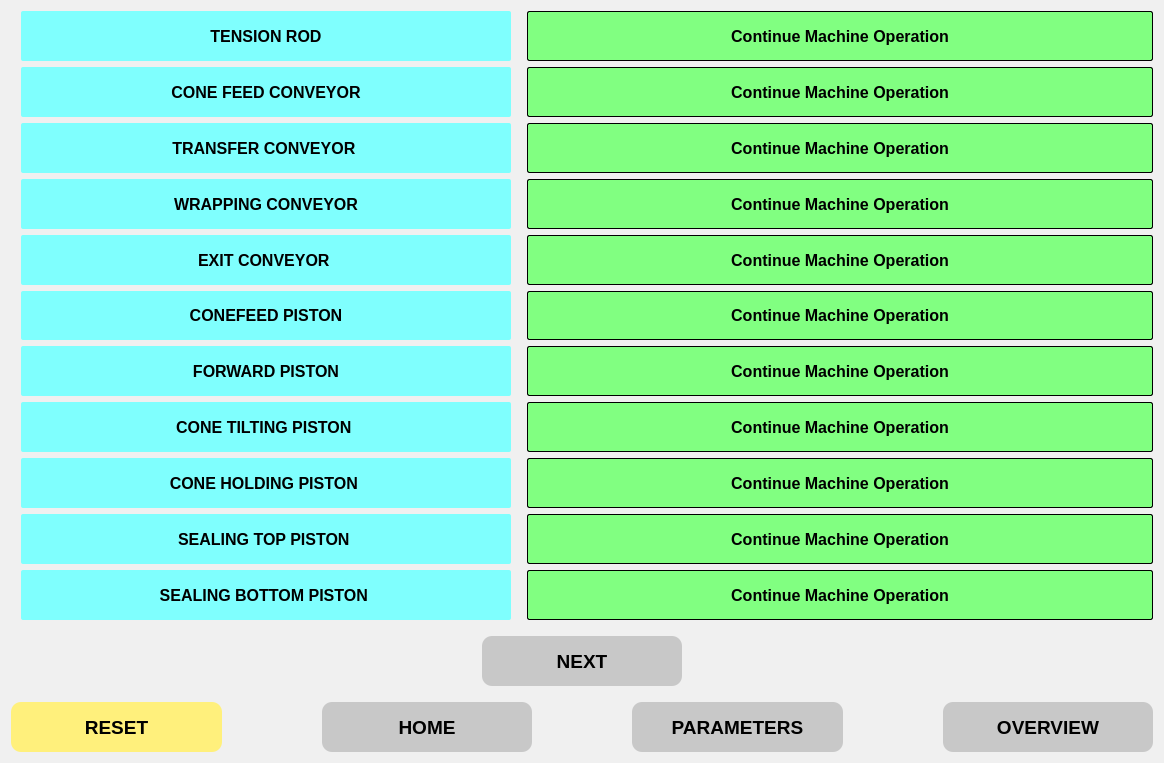
<?xml version="1.0" encoding="UTF-8"?>
<ui version="4.0">
 <class>ALARM1</class>
 <widget class="QDialog" name="ALARM1">
  <property name="enabled">
   <bool>true</bool>
  </property>
  <property name="geometry">
   <rect>
    <x>0</x>
    <y>0</y>
    <width>1164</width>
    <height>763</height>
   </rect>
  </property>
  <property name="windowTitle">
   <string>Dialog</string>
  </property>
  <property name="styleSheet">
   <string notr="true">background-color: #F0F0F0;</string>
  </property>
  <layout class="QGridLayout" name="gridLayout_2">
   <item row="0" column="0">
    <layout class="QGridLayout" name="gridLayout">
     <item row="0" column="0">
      <widget class="QLabel" name="label_4">
       <property name="sizePolicy">
        <sizepolicy hsizetype="Preferred" vsizetype="Preferred">
         <horstretch>250</horstretch>
         <verstretch>30</verstretch>
        </sizepolicy>
       </property>
       <property name="minimumSize">
        <size>
         <width>200</width>
         <height>30</height>
        </size>
       </property>
       <property name="maximumSize">
        <size>
         <width>500</width>
         <height>60</height>
        </size>
       </property>
       <property name="font">
        <font>
         <pointsize>12</pointsize>
         <weight>75</weight>
         <bold>true</bold>
        </font>
       </property>
       <property name="styleSheet">
        <string notr="true">margin-left: 10px; border-radius: 2px; background: #7FFFFE; </string>
       </property>
       <property name="text">
        <string>TENSION ROD</string>
       </property>
       <property name="alignment">
        <set>Qt::AlignCenter</set>
       </property>
      </widget>
     </item>
     <item row="0" column="1">
      <widget class="QLabel" name="bW_Hmi_TensionRodJam">
       <property name="sizePolicy">
        <sizepolicy hsizetype="Preferred" vsizetype="Preferred">
         <horstretch>250</horstretch>
         <verstretch>30</verstretch>
        </sizepolicy>
       </property>
       <property name="minimumSize">
        <size>
         <width>400</width>
         <height>30</height>
        </size>
       </property>
       <property name="maximumSize">
        <size>
         <width>1000</width>
         <height>60</height>
        </size>
       </property>
       <property name="font">
        <font>
         <pointsize>12</pointsize>
         <weight>75</weight>
         <bold>true</bold>
        </font>
       </property>
       <property name="acceptDrops">
        <bool>false</bool>
       </property>
       <property name="autoFillBackground">
        <bool>false</bool>
       </property>
       <property name="styleSheet">
        <string notr="true">margin-left: 10px; border: 1px solid black; border-radius: 2px; background:#81FF81; </string>
       </property>
       <property name="text">
        <string>Continue Machine Operation</string>
       </property>
       <property name="alignment">
        <set>Qt::AlignCenter</set>
       </property>
      </widget>
     </item>
     <item row="1" column="0">
      <widget class="QLabel" name="label_2">
       <property name="sizePolicy">
        <sizepolicy hsizetype="Preferred" vsizetype="Preferred">
         <horstretch>250</horstretch>
         <verstretch>30</verstretch>
        </sizepolicy>
       </property>
       <property name="minimumSize">
        <size>
         <width>200</width>
         <height>30</height>
        </size>
       </property>
       <property name="maximumSize">
        <size>
         <width>500</width>
         <height>60</height>
        </size>
       </property>
       <property name="font">
        <font>
         <pointsize>12</pointsize>
         <weight>75</weight>
         <bold>true</bold>
        </font>
       </property>
       <property name="styleSheet">
        <string notr="true">margin-left: 10px; border-radius: 2px; background: #7FFFFE; </string>
       </property>
       <property name="text">
        <string>CONE FEED CONVEYOR</string>
       </property>
       <property name="alignment">
        <set>Qt::AlignCenter</set>
       </property>
      </widget>
     </item>
     <item row="1" column="1">
      <widget class="QLabel" name="bW_Hmi_ConeFeedConveyor">
       <property name="sizePolicy">
        <sizepolicy hsizetype="Preferred" vsizetype="Preferred">
         <horstretch>250</horstretch>
         <verstretch>30</verstretch>
        </sizepolicy>
       </property>
       <property name="minimumSize">
        <size>
         <width>400</width>
         <height>30</height>
        </size>
       </property>
       <property name="maximumSize">
        <size>
         <width>1000</width>
         <height>60</height>
        </size>
       </property>
       <property name="font">
        <font>
         <pointsize>12</pointsize>
         <weight>75</weight>
         <bold>true</bold>
        </font>
       </property>
       <property name="acceptDrops">
        <bool>false</bool>
       </property>
       <property name="autoFillBackground">
        <bool>false</bool>
       </property>
       <property name="styleSheet">
        <string notr="true">margin-left: 10px; border: 1px solid black; border-radius: 2px; background:#81FF81; </string>
       </property>
       <property name="text">
        <string>Continue Machine Operation</string>
       </property>
       <property name="alignment">
        <set>Qt::AlignCenter</set>
       </property>
      </widget>
     </item>
     <item row="2" column="0">
      <widget class="QLabel" name="label_7">
       <property name="sizePolicy">
        <sizepolicy hsizetype="Preferred" vsizetype="Preferred">
         <horstretch>250</horstretch>
         <verstretch>30</verstretch>
        </sizepolicy>
       </property>
       <property name="minimumSize">
        <size>
         <width>200</width>
         <height>30</height>
        </size>
       </property>
       <property name="maximumSize">
        <size>
         <width>500</width>
         <height>60</height>
        </size>
       </property>
       <property name="font">
        <font>
         <pointsize>12</pointsize>
         <weight>75</weight>
         <bold>true</bold>
        </font>
       </property>
       <property name="styleSheet">
        <string notr="true">margin-left: 10px; border-radius: 2px; background: #7FFFFE; </string>
       </property>
       <property name="text">
        <string>TRANSFER CONVEYOR </string>
       </property>
       <property name="alignment">
        <set>Qt::AlignCenter</set>
       </property>
      </widget>
     </item>
     <item row="2" column="1">
      <widget class="QLabel" name="bW_Hmi_TransferConveyor">
       <property name="sizePolicy">
        <sizepolicy hsizetype="Preferred" vsizetype="Preferred">
         <horstretch>250</horstretch>
         <verstretch>30</verstretch>
        </sizepolicy>
       </property>
       <property name="minimumSize">
        <size>
         <width>400</width>
         <height>30</height>
        </size>
       </property>
       <property name="maximumSize">
        <size>
         <width>1000</width>
         <height>60</height>
        </size>
       </property>
       <property name="font">
        <font>
         <pointsize>12</pointsize>
         <weight>75</weight>
         <bold>true</bold>
        </font>
       </property>
       <property name="acceptDrops">
        <bool>false</bool>
       </property>
       <property name="autoFillBackground">
        <bool>false</bool>
       </property>
       <property name="styleSheet">
        <string notr="true">margin-left: 10px; border: 1px solid black; border-radius: 2px; background:#81FF81; </string>
       </property>
       <property name="text">
        <string>Continue Machine Operation</string>
       </property>
       <property name="alignment">
        <set>Qt::AlignCenter</set>
       </property>
      </widget>
     </item>
     <item row="3" column="0">
      <widget class="QLabel" name="label_5">
       <property name="sizePolicy">
        <sizepolicy hsizetype="Preferred" vsizetype="Preferred">
         <horstretch>250</horstretch>
         <verstretch>30</verstretch>
        </sizepolicy>
       </property>
       <property name="minimumSize">
        <size>
         <width>200</width>
         <height>30</height>
        </size>
       </property>
       <property name="maximumSize">
        <size>
         <width>500</width>
         <height>60</height>
        </size>
       </property>
       <property name="font">
        <font>
         <pointsize>12</pointsize>
         <weight>75</weight>
         <bold>true</bold>
        </font>
       </property>
       <property name="styleSheet">
        <string notr="true">margin-left: 10px; border-radius: 2px; background: #7FFFFE; </string>
       </property>
       <property name="text">
        <string>WRAPPING CONVEYOR</string>
       </property>
       <property name="alignment">
        <set>Qt::AlignCenter</set>
       </property>
      </widget>
     </item>
     <item row="3" column="1">
      <widget class="QLabel" name="bW_Hmi_WrappingConveyor">
       <property name="sizePolicy">
        <sizepolicy hsizetype="Preferred" vsizetype="Preferred">
         <horstretch>250</horstretch>
         <verstretch>30</verstretch>
        </sizepolicy>
       </property>
       <property name="minimumSize">
        <size>
         <width>400</width>
         <height>30</height>
        </size>
       </property>
       <property name="maximumSize">
        <size>
         <width>1000</width>
         <height>60</height>
        </size>
       </property>
       <property name="font">
        <font>
         <pointsize>12</pointsize>
         <weight>75</weight>
         <bold>true</bold>
        </font>
       </property>
       <property name="acceptDrops">
        <bool>false</bool>
       </property>
       <property name="autoFillBackground">
        <bool>false</bool>
       </property>
       <property name="styleSheet">
        <string notr="true">margin-left: 10px; border: 1px solid black; border-radius: 2px; background:#81FF81; </string>
       </property>
       <property name="text">
        <string>Continue Machine Operation</string>
       </property>
       <property name="alignment">
        <set>Qt::AlignCenter</set>
       </property>
      </widget>
     </item>
     <item row="4" column="0">
      <widget class="QLabel" name="label_8">
       <property name="sizePolicy">
        <sizepolicy hsizetype="Preferred" vsizetype="Preferred">
         <horstretch>250</horstretch>
         <verstretch>30</verstretch>
        </sizepolicy>
       </property>
       <property name="minimumSize">
        <size>
         <width>200</width>
         <height>30</height>
        </size>
       </property>
       <property name="maximumSize">
        <size>
         <width>500</width>
         <height>60</height>
        </size>
       </property>
       <property name="font">
        <font>
         <pointsize>12</pointsize>
         <weight>75</weight>
         <bold>true</bold>
        </font>
       </property>
       <property name="styleSheet">
        <string notr="true">margin-left: 10px; border-radius: 2px; background: #7FFFFE; </string>
       </property>
       <property name="text">
        <string>EXIT CONVEYOR </string>
       </property>
       <property name="alignment">
        <set>Qt::AlignCenter</set>
       </property>
      </widget>
     </item>
     <item row="4" column="1">
      <widget class="QLabel" name="bW_Hmi_ExitConveyor">
       <property name="sizePolicy">
        <sizepolicy hsizetype="Preferred" vsizetype="Preferred">
         <horstretch>250</horstretch>
         <verstretch>30</verstretch>
        </sizepolicy>
       </property>
       <property name="minimumSize">
        <size>
         <width>400</width>
         <height>30</height>
        </size>
       </property>
       <property name="maximumSize">
        <size>
         <width>1000</width>
         <height>60</height>
        </size>
       </property>
       <property name="font">
        <font>
         <pointsize>12</pointsize>
         <weight>75</weight>
         <bold>true</bold>
        </font>
       </property>
       <property name="acceptDrops">
        <bool>false</bool>
       </property>
       <property name="autoFillBackground">
        <bool>false</bool>
       </property>
       <property name="styleSheet">
        <string notr="true">margin-left: 10px; border: 1px solid black; border-radius: 2px; background:#81FF81; </string>
       </property>
       <property name="text">
        <string>Continue Machine Operation</string>
       </property>
       <property name="alignment">
        <set>Qt::AlignCenter</set>
       </property>
      </widget>
     </item>
     <item row="5" column="0">
      <widget class="QLabel" name="label_3">
       <property name="sizePolicy">
        <sizepolicy hsizetype="Preferred" vsizetype="Preferred">
         <horstretch>250</horstretch>
         <verstretch>30</verstretch>
        </sizepolicy>
       </property>
       <property name="minimumSize">
        <size>
         <width>200</width>
         <height>30</height>
        </size>
       </property>
       <property name="maximumSize">
        <size>
         <width>500</width>
         <height>60</height>
        </size>
       </property>
       <property name="font">
        <font>
         <pointsize>12</pointsize>
         <weight>75</weight>
         <bold>true</bold>
        </font>
       </property>
       <property name="styleSheet">
        <string notr="true">margin-left: 10px; border-radius: 2px; background: #7FFFFE; </string>
       </property>
       <property name="text">
        <string>CONEFEED PISTON</string>
       </property>
       <property name="alignment">
        <set>Qt::AlignCenter</set>
       </property>
      </widget>
     </item>
     <item row="5" column="1">
      <widget class="QLabel" name="bW_Hmi_CF_Piston">
       <property name="sizePolicy">
        <sizepolicy hsizetype="Preferred" vsizetype="Preferred">
         <horstretch>250</horstretch>
         <verstretch>30</verstretch>
        </sizepolicy>
       </property>
       <property name="minimumSize">
        <size>
         <width>400</width>
         <height>30</height>
        </size>
       </property>
       <property name="maximumSize">
        <size>
         <width>1000</width>
         <height>60</height>
        </size>
       </property>
       <property name="font">
        <font>
         <pointsize>12</pointsize>
         <weight>75</weight>
         <bold>true</bold>
        </font>
       </property>
       <property name="acceptDrops">
        <bool>false</bool>
       </property>
       <property name="autoFillBackground">
        <bool>false</bool>
       </property>
       <property name="styleSheet">
        <string notr="true">margin-left: 10px; border: 1px solid black; border-radius: 2px; background:#81FF81; </string>
       </property>
       <property name="text">
        <string>Continue Machine Operation</string>
       </property>
       <property name="alignment">
        <set>Qt::AlignCenter</set>
       </property>
      </widget>
     </item>
     <item row="6" column="0">
      <widget class="QLabel" name="label_6">
       <property name="sizePolicy">
        <sizepolicy hsizetype="Preferred" vsizetype="Preferred">
         <horstretch>250</horstretch>
         <verstretch>30</verstretch>
        </sizepolicy>
       </property>
       <property name="minimumSize">
        <size>
         <width>200</width>
         <height>30</height>
        </size>
       </property>
       <property name="maximumSize">
        <size>
         <width>500</width>
         <height>60</height>
        </size>
       </property>
       <property name="font">
        <font>
         <pointsize>12</pointsize>
         <weight>75</weight>
         <bold>true</bold>
        </font>
       </property>
       <property name="styleSheet">
        <string notr="true">margin-left: 10px; border-radius: 2px; background: #7FFFFE; </string>
       </property>
       <property name="text">
        <string>FORWARD PISTON</string>
       </property>
       <property name="alignment">
        <set>Qt::AlignCenter</set>
       </property>
      </widget>
     </item>
     <item row="6" column="1">
      <widget class="QLabel" name="bW_Hmi_FWD_Piston">
       <property name="sizePolicy">
        <sizepolicy hsizetype="Preferred" vsizetype="Preferred">
         <horstretch>250</horstretch>
         <verstretch>30</verstretch>
        </sizepolicy>
       </property>
       <property name="minimumSize">
        <size>
         <width>400</width>
         <height>30</height>
        </size>
       </property>
       <property name="maximumSize">
        <size>
         <width>1000</width>
         <height>60</height>
        </size>
       </property>
       <property name="font">
        <font>
         <pointsize>12</pointsize>
         <weight>75</weight>
         <bold>true</bold>
        </font>
       </property>
       <property name="acceptDrops">
        <bool>false</bool>
       </property>
       <property name="autoFillBackground">
        <bool>false</bool>
       </property>
       <property name="styleSheet">
        <string notr="true">margin-left: 10px; border: 1px solid black; border-radius: 2px; background:#81FF81; </string>
       </property>
       <property name="text">
        <string>Continue Machine Operation</string>
       </property>
       <property name="alignment">
        <set>Qt::AlignCenter</set>
       </property>
      </widget>
     </item>
     <item row="7" column="0">
      <widget class="QLabel" name="label_9">
       <property name="sizePolicy">
        <sizepolicy hsizetype="Preferred" vsizetype="Preferred">
         <horstretch>250</horstretch>
         <verstretch>30</verstretch>
        </sizepolicy>
       </property>
       <property name="minimumSize">
        <size>
         <width>200</width>
         <height>30</height>
        </size>
       </property>
       <property name="maximumSize">
        <size>
         <width>500</width>
         <height>60</height>
        </size>
       </property>
       <property name="font">
        <font>
         <pointsize>12</pointsize>
         <weight>75</weight>
         <bold>true</bold>
        </font>
       </property>
       <property name="styleSheet">
        <string notr="true">margin-left: 10px; border-radius: 2px; background: #7FFFFE; </string>
       </property>
       <property name="text">
        <string>CONE TILTING PISTON </string>
       </property>
       <property name="alignment">
        <set>Qt::AlignCenter</set>
       </property>
      </widget>
     </item>
     <item row="7" column="1">
      <widget class="QLabel" name="bW_Hmi_CTP_Piston">
       <property name="sizePolicy">
        <sizepolicy hsizetype="Preferred" vsizetype="Preferred">
         <horstretch>250</horstretch>
         <verstretch>30</verstretch>
        </sizepolicy>
       </property>
       <property name="minimumSize">
        <size>
         <width>400</width>
         <height>30</height>
        </size>
       </property>
       <property name="maximumSize">
        <size>
         <width>1000</width>
         <height>60</height>
        </size>
       </property>
       <property name="font">
        <font>
         <pointsize>12</pointsize>
         <weight>75</weight>
         <bold>true</bold>
        </font>
       </property>
       <property name="acceptDrops">
        <bool>false</bool>
       </property>
       <property name="autoFillBackground">
        <bool>false</bool>
       </property>
       <property name="styleSheet">
        <string notr="true">margin-left: 10px; border: 1px solid black; border-radius: 2px; background:#81FF81; </string>
       </property>
       <property name="text">
        <string>Continue Machine Operation</string>
       </property>
       <property name="alignment">
        <set>Qt::AlignCenter</set>
       </property>
      </widget>
     </item>
     <item row="8" column="0">
      <widget class="QLabel" name="label_12">
       <property name="sizePolicy">
        <sizepolicy hsizetype="Preferred" vsizetype="Preferred">
         <horstretch>250</horstretch>
         <verstretch>30</verstretch>
        </sizepolicy>
       </property>
       <property name="minimumSize">
        <size>
         <width>200</width>
         <height>30</height>
        </size>
       </property>
       <property name="maximumSize">
        <size>
         <width>500</width>
         <height>60</height>
        </size>
       </property>
       <property name="font">
        <font>
         <pointsize>12</pointsize>
         <weight>75</weight>
         <bold>true</bold>
        </font>
       </property>
       <property name="styleSheet">
        <string notr="true">margin-left: 10px; border-radius: 2px; background: #7FFFFE; </string>
       </property>
       <property name="text">
        <string>CONE HOLDING PISTON </string>
       </property>
       <property name="alignment">
        <set>Qt::AlignCenter</set>
       </property>
      </widget>
     </item>
     <item row="8" column="1">
      <widget class="QLabel" name="bW_Hmi_CHP_Piston">
       <property name="sizePolicy">
        <sizepolicy hsizetype="Preferred" vsizetype="Preferred">
         <horstretch>250</horstretch>
         <verstretch>30</verstretch>
        </sizepolicy>
       </property>
       <property name="minimumSize">
        <size>
         <width>400</width>
         <height>30</height>
        </size>
       </property>
       <property name="maximumSize">
        <size>
         <width>1000</width>
         <height>60</height>
        </size>
       </property>
       <property name="font">
        <font>
         <pointsize>12</pointsize>
         <weight>75</weight>
         <bold>true</bold>
        </font>
       </property>
       <property name="acceptDrops">
        <bool>false</bool>
       </property>
       <property name="autoFillBackground">
        <bool>false</bool>
       </property>
       <property name="styleSheet">
        <string notr="true">margin-left: 10px; border: 1px solid black; border-radius: 2px; background:#81FF81; </string>
       </property>
       <property name="text">
        <string>Continue Machine Operation</string>
       </property>
       <property name="alignment">
        <set>Qt::AlignCenter</set>
       </property>
      </widget>
     </item>
     <item row="9" column="0">
      <widget class="QLabel" name="label_14">
       <property name="sizePolicy">
        <sizepolicy hsizetype="Preferred" vsizetype="Preferred">
         <horstretch>250</horstretch>
         <verstretch>30</verstretch>
        </sizepolicy>
       </property>
       <property name="minimumSize">
        <size>
         <width>200</width>
         <height>30</height>
        </size>
       </property>
       <property name="maximumSize">
        <size>
         <width>500</width>
         <height>60</height>
        </size>
       </property>
       <property name="font">
        <font>
         <pointsize>12</pointsize>
         <weight>75</weight>
         <bold>true</bold>
        </font>
       </property>
       <property name="styleSheet">
        <string notr="true">margin-left: 10px; border-radius: 2px; background: #7FFFFE; </string>
       </property>
       <property name="text">
        <string>SEALING TOP PISTON </string>
       </property>
       <property name="alignment">
        <set>Qt::AlignCenter</set>
       </property>
      </widget>
     </item>
     <item row="9" column="1">
      <widget class="QLabel" name="bW_Hmi_S_Top_Piston">
       <property name="sizePolicy">
        <sizepolicy hsizetype="Preferred" vsizetype="Preferred">
         <horstretch>250</horstretch>
         <verstretch>30</verstretch>
        </sizepolicy>
       </property>
       <property name="minimumSize">
        <size>
         <width>400</width>
         <height>30</height>
        </size>
       </property>
       <property name="maximumSize">
        <size>
         <width>1000</width>
         <height>60</height>
        </size>
       </property>
       <property name="font">
        <font>
         <pointsize>12</pointsize>
         <weight>75</weight>
         <bold>true</bold>
        </font>
       </property>
       <property name="acceptDrops">
        <bool>false</bool>
       </property>
       <property name="autoFillBackground">
        <bool>false</bool>
       </property>
       <property name="styleSheet">
        <string notr="true">margin-left: 10px; border: 1px solid black; border-radius: 2px; background:#81FF81; </string>
       </property>
       <property name="text">
        <string>Continue Machine Operation</string>
       </property>
       <property name="alignment">
        <set>Qt::AlignCenter</set>
       </property>
      </widget>
     </item>
     <item row="10" column="0">
      <widget class="QLabel" name="label_15">
       <property name="sizePolicy">
        <sizepolicy hsizetype="Preferred" vsizetype="Preferred">
         <horstretch>250</horstretch>
         <verstretch>30</verstretch>
        </sizepolicy>
       </property>
       <property name="minimumSize">
        <size>
         <width>200</width>
         <height>30</height>
        </size>
       </property>
       <property name="maximumSize">
        <size>
         <width>500</width>
         <height>60</height>
        </size>
       </property>
       <property name="font">
        <font>
         <pointsize>12</pointsize>
         <weight>75</weight>
         <bold>true</bold>
        </font>
       </property>
       <property name="styleSheet">
        <string notr="true">margin-left: 10px; border-radius: 2px; background: #7FFFFE; </string>
       </property>
       <property name="text">
        <string>SEALING BOTTOM PISTON </string>
       </property>
       <property name="alignment">
        <set>Qt::AlignCenter</set>
       </property>
      </widget>
     </item>
     <item row="10" column="1">
      <widget class="QLabel" name="bW_Hmi_S_Btm_Piston">
       <property name="sizePolicy">
        <sizepolicy hsizetype="Preferred" vsizetype="Preferred">
         <horstretch>250</horstretch>
         <verstretch>30</verstretch>
        </sizepolicy>
       </property>
       <property name="minimumSize">
        <size>
         <width>400</width>
         <height>30</height>
        </size>
       </property>
       <property name="maximumSize">
        <size>
         <width>1000</width>
         <height>60</height>
        </size>
       </property>
       <property name="font">
        <font>
         <pointsize>12</pointsize>
         <weight>75</weight>
         <bold>true</bold>
        </font>
       </property>
       <property name="acceptDrops">
        <bool>false</bool>
       </property>
       <property name="autoFillBackground">
        <bool>false</bool>
       </property>
       <property name="styleSheet">
        <string notr="true">margin-left: 10px; border: 1px solid black; border-radius: 2px; background:#81FF81; </string>
       </property>
       <property name="text">
        <string>Continue Machine Operation</string>
       </property>
       <property name="alignment">
        <set>Qt::AlignCenter</set>
       </property>
      </widget>
     </item>
    </layout>
   </item>
   <item row="1" column="0">
    <layout class="QHBoxLayout" name="horizontalLayout_2">
     <property name="topMargin">
      <number>10</number>
     </property>
     <property name="bottomMargin">
      <number>10</number>
     </property>
     <item>
      <spacer name="horizontalSpacer">
       <property name="orientation">
        <enum>Qt::Horizontal</enum>
       </property>
       <property name="sizeHint" stdset="0">
        <size>
         <width>40</width>
         <height>20</height>
        </size>
       </property>
      </spacer>
     </item>
     <item>
      <widget class="QPushButton" name="bHmiNextPB">
       <property name="minimumSize">
        <size>
         <width>200</width>
         <height>50</height>
        </size>
       </property>
       <property name="maximumSize">
        <size>
         <width>250</width>
         <height>80</height>
        </size>
       </property>
       <property name="font">
        <font>
         <pointsize>14</pointsize>
         <weight>75</weight>
         <bold>true</bold>
        </font>
       </property>
       <property name="layoutDirection">
        <enum>Qt::RightToLeft</enum>
       </property>
       <property name="autoFillBackground">
        <bool>false</bool>
       </property>
       <property name="styleSheet">
        <string notr="true">QPushButton{background-color: rgb(200, 200, 200);border-radius: 10px;}QPushButton:pressed{background-color: rgb(120, 120, 120);}</string>
       </property>
       <property name="text">
        <string>NEXT</string>
       </property>
       <property name="icon">
        <iconset resource="icon.qrc">
         <normaloff>:/nextbutton/Images/right-arrow.png</normaloff>:/nextbutton/Images/right-arrow.png</iconset>
       </property>
       <property name="checkable">
        <bool>false</bool>
       </property>
       <property name="autoRepeat">
        <bool>false</bool>
       </property>
       <property name="autoExclusive">
        <bool>false</bool>
       </property>
       <property name="flat">
        <bool>false</bool>
       </property>
      </widget>
     </item>
     <item>
      <spacer name="horizontalSpacer_2">
       <property name="orientation">
        <enum>Qt::Horizontal</enum>
       </property>
       <property name="sizeType">
        <enum>QSizePolicy::Expanding</enum>
       </property>
       <property name="sizeHint" stdset="0">
        <size>
         <width>120</width>
         <height>20</height>
        </size>
       </property>
      </spacer>
     </item>
    </layout>
   </item>
   <item row="2" column="0">
    <layout class="QHBoxLayout" name="horizontalLayout">
     <property name="spacing">
      <number>100</number>
     </property>
     <item>
      <widget class="QPushButton" name="bHmiResetPB">
       <property name="minimumSize">
        <size>
         <width>200</width>
         <height>50</height>
        </size>
       </property>
       <property name="maximumSize">
        <size>
         <width>250</width>
         <height>80</height>
        </size>
       </property>
       <property name="font">
        <font>
         <pointsize>14</pointsize>
         <weight>75</weight>
         <bold>true</bold>
        </font>
       </property>
       <property name="autoFillBackground">
        <bool>false</bool>
       </property>
       <property name="styleSheet">
        <string notr="true">
QPushButton{background-color: #FFF07C;border-radius: 10px;}QPushButton:pressed{background-color: rgb(120, 120, 120);}</string>
       </property>
       <property name="text">
        <string>RESET</string>
       </property>
      </widget>
     </item>
     <item>
      <widget class="QPushButton" name="bHmiHome">
       <property name="minimumSize">
        <size>
         <width>200</width>
         <height>50</height>
        </size>
       </property>
       <property name="maximumSize">
        <size>
         <width>250</width>
         <height>80</height>
        </size>
       </property>
       <property name="font">
        <font>
         <pointsize>14</pointsize>
         <weight>75</weight>
         <bold>true</bold>
        </font>
       </property>
       <property name="autoFillBackground">
        <bool>false</bool>
       </property>
       <property name="styleSheet">
        <string notr="true">QPushButton{background-color: rgb(200, 200, 200);border-radius: 10px;}QPushButton:pressed{background-color: rgb(120, 120, 120);}</string>
       </property>
       <property name="text">
        <string>HOME</string>
       </property>
      </widget>
     </item>
     <item>
      <widget class="QPushButton" name="bHmiParamter">
       <property name="minimumSize">
        <size>
         <width>200</width>
         <height>50</height>
        </size>
       </property>
       <property name="maximumSize">
        <size>
         <width>250</width>
         <height>80</height>
        </size>
       </property>
       <property name="font">
        <font>
         <pointsize>14</pointsize>
         <weight>75</weight>
         <bold>true</bold>
        </font>
       </property>
       <property name="autoFillBackground">
        <bool>false</bool>
       </property>
       <property name="styleSheet">
        <string notr="true">QPushButton{background-color: rgb(200, 200, 200);border-radius: 10px;}QPushButton:pressed{background-color: rgb(120, 120, 120);}</string>
       </property>
       <property name="text">
        <string>PARAMETERS</string>
       </property>
      </widget>
     </item>
     <item>
      <widget class="QPushButton" name="bHmiOverview">
       <property name="minimumSize">
        <size>
         <width>200</width>
         <height>50</height>
        </size>
       </property>
       <property name="maximumSize">
        <size>
         <width>250</width>
         <height>80</height>
        </size>
       </property>
       <property name="font">
        <font>
         <pointsize>14</pointsize>
         <weight>75</weight>
         <bold>true</bold>
        </font>
       </property>
       <property name="autoFillBackground">
        <bool>false</bool>
       </property>
       <property name="styleSheet">
        <string notr="true">QPushButton{background-color: rgb(200, 200, 200);border-radius: 10px;}QPushButton:pressed{background-color: rgb(120, 120, 120);}</string>
       </property>
       <property name="text">
        <string>OVERVIEW</string>
       </property>
      </widget>
     </item>
    </layout>
   </item>
  </layout>
 </widget>
 <resources>
  <include location="icon.qrc"/>
 </resources>
 <connections/>
</ui>
